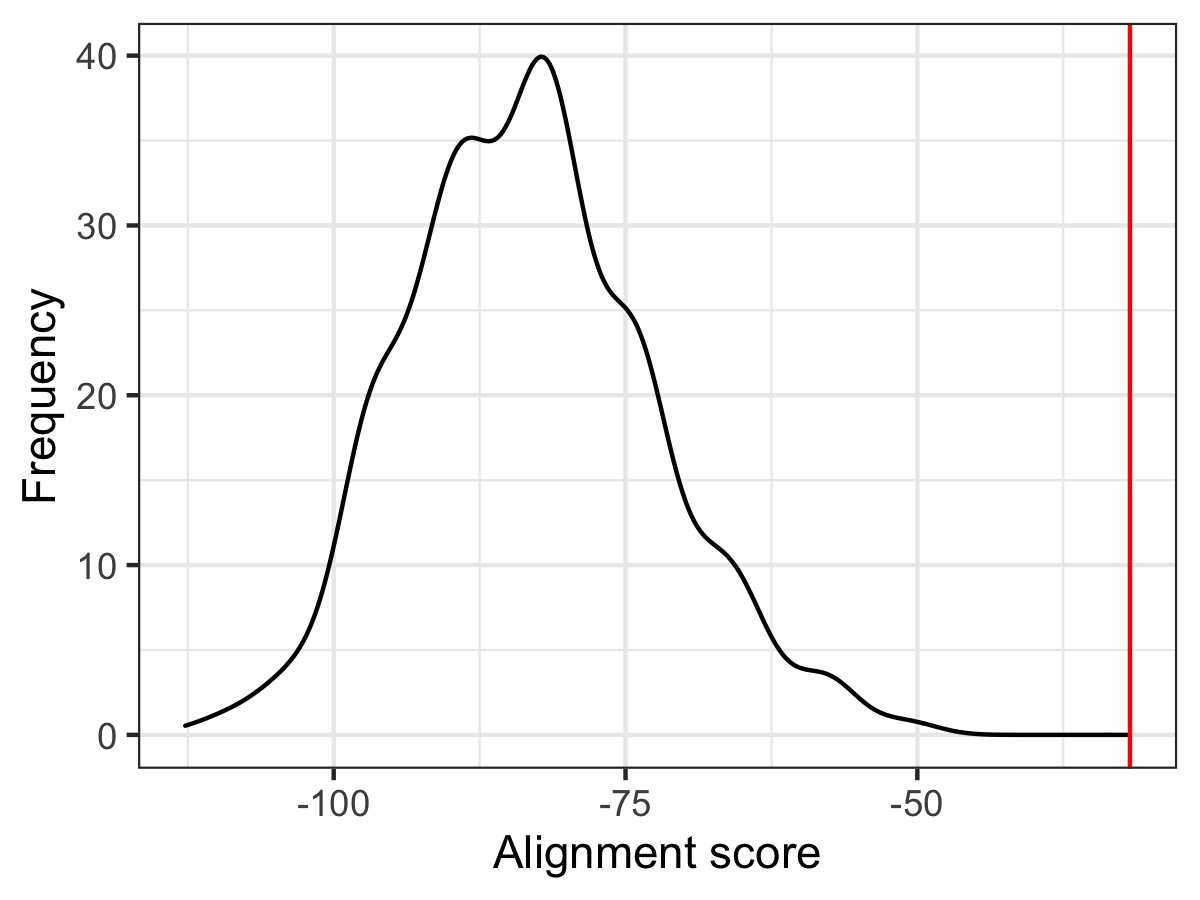

Here is the R script that generated this plot:
library(Biostrings)

FUN <- function(s) as.character(sapply(DNAStringSet(s), sample)[[1]])

query <- "GCTACGTACGATCTTACTACT"

permute <- replicate(1000, FUN(query))

reference <- "GCCACGTGCGATTGTACTGCTTGACCT"

query_score <- pairwiseAlignment(query, reference)
query_score <- query_score@score

permute_score <- pairwiseAlignment(permute, reference)
permute_score <- permute_score@score

df <- data.frame(score = permute_score)

gg <- ggplot(df, aes(score, after_stat(count))) +
  geom_density() +
  geom_vline(xintercept = query_score, colour = "red") +
  labs(x = "Alignment score", y = "Frequency") +
  theme_bw()

ggsave("score_density.png", plot = gg, width = 4, height = 3)
